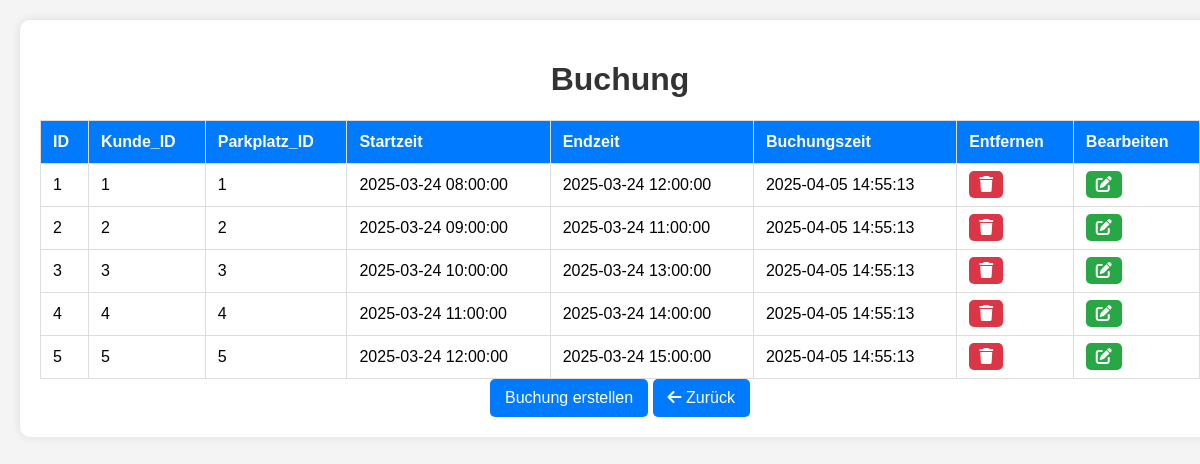
Page /Parkplaetze/Buchung/index.php on the committed database.
### tables this page shows
CREATE TABLE `buchung` (
    `id` INT AUTO_INCREMENT PRIMARY KEY,
    `kunde_id` INT NOT NULL,
    `parkplatz_id` INT NOT NULL,
    `startzeit` DATETIME NOT NULL,
    `endzeit` DATETIME NOT NULL,
    `buchungszeit` TIMESTAMP DEFAULT CURRENT_TIMESTAMP,
    FOREIGN KEY (`kunde_id`) REFERENCES `kunde`(`id`) ON DELETE CASCADE,
    FOREIGN KEY (`parkplatz_id`) REFERENCES `parkplatz`(`id`) ON DELETE CASCADE
);

### Parkplaetze/Buchung/index.php (the view, shortened to what this page needs)
<?php
require dirname(__DIR__) . '/Connect/connect.php';
$stmt = $pdo->prepare("SELECT * FROM `buchung`");
$stmt->execute();
$results = $stmt->fetchAll(PDO::FETCH_ASSOC);
?>
<!DOCTYPE html>
<html lang="de">
<head>
    <link rel="stylesheet" href="https://cdnjs.cloudflare.com/ajax/libs/font-awesome/6.0.0/css/all.min.css">
    <link rel="stylesheet" href="../view/style.css">
</head>
<body>
    <div class="container">
        <h1>Buchung</h1>
        <table>
            <thead>
                <tr>
                    <th>ID</th>
                    <th>Kunde_ID</th>
                    <th>Parkplatz_ID</th>
                    <th>Startzeit</th>
                    <th>Endzeit</th>
                    <th>Buchungszeit</th>
                    <th>Entfernen</th>
                    <th>Bearbeiten</th>
                </tr>
            </thead>
            <tbody>
            <?php foreach($results as $result): ?>
                    <tr>
                        <td><?php echo $result['id'] ?></td>
                        <td><?php echo $result['kunde_id'] ?></td>
                        <td><?php echo $result['parkplatz_id'] ?></td>
                        <td><?php echo $result['startzeit'] ?></td>
                        <td><?php echo $result['endzeit'] ?></td>
                        <td><?php echo $result['buchungszeit'] ?></td>
                        <td><a href="./delete.php?deleteId=<?php echo $result['id']?>" class="delete"><i class="fas fa-trash"></i></a></td>
                        <td><a href="./update.php?updateId=<?php echo $result['id']?>" class="update"><i class="fas fa-edit"></i></a></td>
                    </tr>
                <?php endforeach ?>
            </tbody>
        </table>
        <a href="insert.php" class="add-button">Buchung erstellen</a>
        <a href="../Startseite/Startseite.php" class="back-button"><i class="fas fa-arrow-left"></i> Zurück</a>
    </div>
</body>
</html>

### Parkplaetze/view/style.css (style rules this page uses)
body { font-family: Arial, sans-serif; background-color: #f4f4f4; margin: 0; padding: 20px; text-align: center; }
.container { max-width: 1200px; width: 100%; margin: auto; background: white; padding: 20px; box-shadow: 0 0 10px rgba(0, 0, 0, 0.1); border-radius: 10px; }
h1 { color: #333; }
table { width: 100%; border-collapse: collapse; margin-top: 20px; }
th, td { padding: 12px; border: 1px solid #ddd; text-align: left; }
th { background-color: #007bff; color: white; }
a { text-decoration: none; padding: 5px 10px; border-radius: 5px; }
.delete { background-color: #dc3545; }
.update { background-color: #28a745; }
.add-button, .back-button { display: inline-block; padding: 10px 15px; color: white; border-radius: 5px; text-decoration: none; }
.add-button { background-color: #007bff; }
.back-button { background-color: #007bff; }
a.delete, a.update { color: white; }
a.delete svg, a.update svg, a.delete i, a.update i { fill: white; color: white; }

### rows in the picture
buchung: id "1", kunde "1", parkplatz "1", startzeit "2025-03-24 08:00:00", endzeit "2025-03-24 12:00:00", buchungszeit "2025-04-05 14:55:13"
buchung: id "2", kunde "2", parkplatz "2", startzeit "2025-03-24 09:00:00", endzeit "2025-03-24 11:00:00", buchungszeit "2025-04-05 14:55:13"
buchung: id "3", kunde "3", parkplatz "3", startzeit "2025-03-24 10:00:00", endzeit "2025-03-24 13:00:00", buchungszeit "2025-04-05 14:55:13"
buchung: id "4", kunde "4", parkplatz "4", startzeit "2025-03-24 11:00:00", endzeit "2025-03-24 14:00:00", buchungszeit "2025-04-05 14:55:13"
buchung: id "5", kunde "5", parkplatz "5", startzeit "2025-03-24 12:00:00", endzeit "2025-03-24 15:00:00", buchungszeit "2025-04-05 14:55:13"
